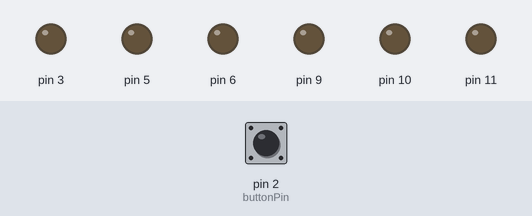
Simulated run of this sketch. Board: Arduino Uno, built with avr-gcc and run on an emulated ATmega328P. On the bench: output pins drawn as LEDs (lit = HIGH). Dashed ring = blinking. The test bench sets the inputs (shaded band); at power-on: pin 2 (buttonPin) LOW.

Above: at 1.2 s.
1.3 s: pin 2 (buttonPin) pulled HIGH for 0.15 s
At 2.5 s:
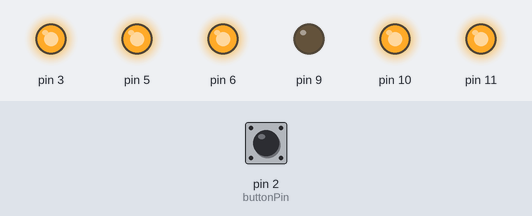
2.9 s: pin 2 (buttonPin) pulled HIGH for 1 s
At 3.16 s:
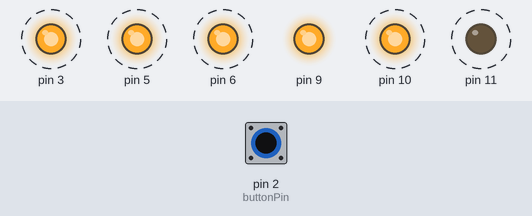
5.9 s: pin 2 (buttonPin) pulled HIGH for 3.2 s
At 6.31 s:
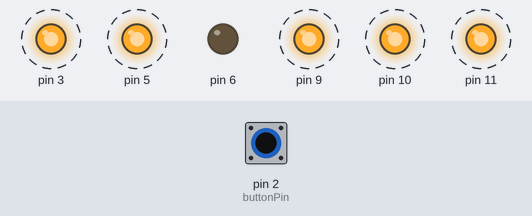
Timing chart, 0 to 10.6 s (numbered marks = the images above; inputs shaded):
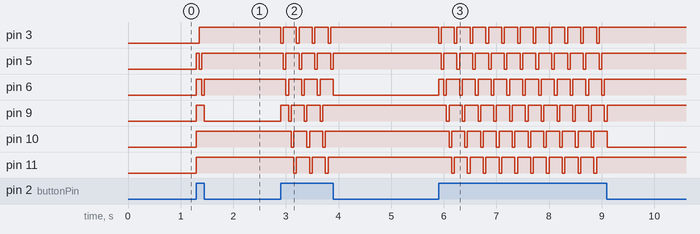

The sketch:

3-1.ino
```cpp
const int led[6]{3,5,6,9,10,11};
const int buttonPin=2;
void setup(){
  for(int x=0;x<=5;x++){
    pinMode(led[x],OUTPUT);
  }
  pinMode(buttonPin,INPUT);
}
void loop(){
  int buttonInput=digitalRead(buttonPin);
  if(buttonInput==HIGH){
    for(int x=0;x<=5;x++){
      for(int x=0;x<=5;x++){
        digitalWrite(led[x],HIGH);
        }
      digitalWrite(led[x],LOW);
      buttonInput = digitalRead(buttonPin);
      if(buttonInput==LOW) break;
      delay(50);
    }
  }
}
```

Measured:
- after the input at 1.3 s, pin 3: LOW → HIGH after 0.05 s; pin 5: LOW → HIGH at once, → LOW 0.05 s later, → HIGH 0.05 s later; pin 6: LOW → HIGH at once, → LOW 0.10 s later, → HIGH 0.05 s later; pin 9: LOW → HIGH at once, → LOW 0.15 s later; pin 10, pin 11: LOW → HIGH at once
- after the input at 2.9 s, pin 3: alternates HIGH for 0.25 s and LOW for 0.05 s, 8 changes in all, then stays HIGH, starting at once; pin 5: alternates HIGH for 0.25 s and LOW for 0.05 s, 8 changes in all, then stays HIGH, starting after 0.05 s
- after the input at 5.9 s, pin 3: alternates HIGH for 0.25 s and LOW for 0.05 s, 22 changes in all, then stays HIGH, starting at once; pin 5: alternates HIGH for 0.25 s and LOW for 0.05 s, 22 changes in all, then stays HIGH, starting after 0.05 s
